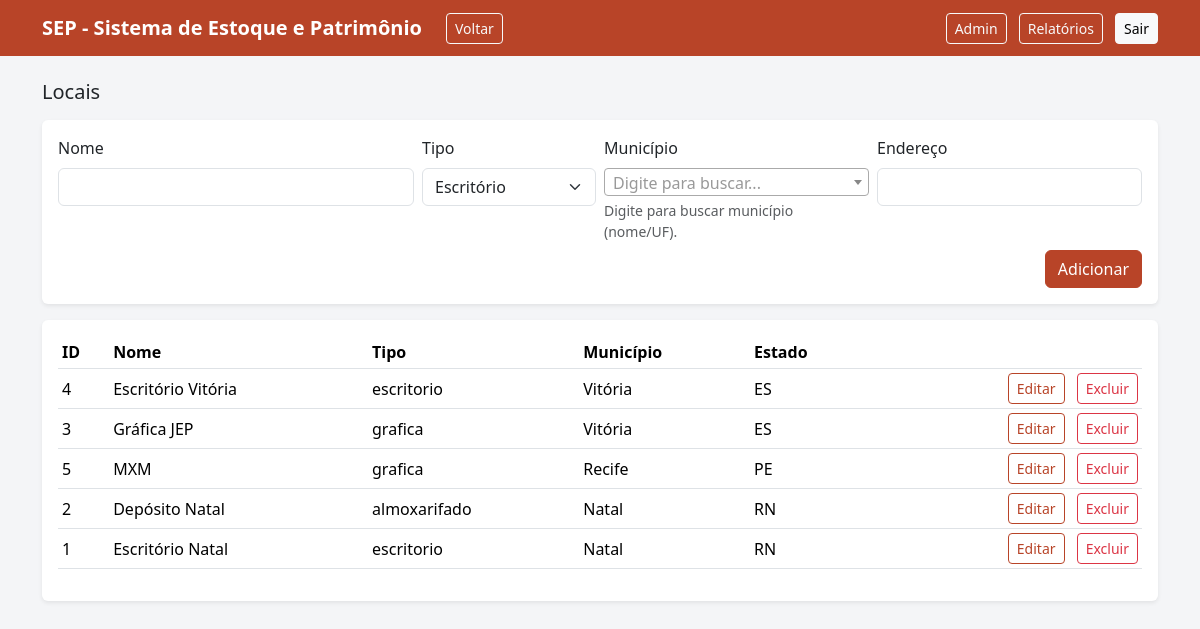
The app's page /admin/locais (signed in) with its own data.
### models.py (models this page shows)
class Local(db.Model):
    __tablename__ = "local"
    id = db.Column(db.Integer, primary_key=True)
    nome = db.Column(db.String(150), nullable=False)
    tipo = db.Column(db.String(50), nullable=False, default="escritorio")  # escritorio, cliente, grafica, almoxarifado, outro
    endereco = db.Column(db.String(250), nullable=True)
    municipio_id = db.Column(db.Integer, db.ForeignKey("municipio.id"), nullable=False)
    observacao = db.Column(db.Text, nullable=True)

class Municipio(db.Model):
    __tablename__ = "municipio"
    id = db.Column(db.Integer, primary_key=True)  # IBGE id if imported
    nome = db.Column(db.String(120), nullable=False)
    estado_id = db.Column(db.Integer, db.ForeignKey("estado.id"), nullable=False)
    locais = db.relationship("Local", backref="municipio", lazy=True)

class Estado(db.Model):
    __tablename__ = "estado"
    id = db.Column(db.Integer, primary_key=True)
    sigla = db.Column(db.String(2), unique=True, nullable=False)
    nome = db.Column(db.String(80), nullable=False)
    municipios = db.relationship("Municipio", backref="estado", lazy=True)

### app.py (the view, shortened to what this page needs)
    @app.route("/admin/locais", methods=["GET", "POST"])
    @admin_required
    def admin_locais():
        locais = (Local.query
                  .join(Municipio, Local.municipio_id == Municipio.id)
                  .join(Estado, Municipio.estado_id == Estado.id)
                  .order_by(Estado.sigla, Municipio.nome, Local.nome)
                  .all())
        return render_template("admin_locais.html", locais=locais)

### templates/admin_locais.html (shortened to what this page needs)
{% extends "base.html" %}
{% block content %}
<h1 class="h5 mb-3">Locais</h1>
<div class="card shadow-sm mb-3">
  <div class="card-body">
    <form method="post" class="row g-2">
      <div class="col-md-4">
        <label class="form-label">Nome</label>
        <input class="form-control" name="nome" required>
      </div>
      <div class="col-md-2">
        <label class="form-label">Tipo</label>
        <select class="form-select" name="tipo">
          <option value="escritorio">Escritório</option>
        </select>
      </div>
      <div class="col-md-3">
        <label class="form-label">Município</label>
<div class="form-text">Digite para buscar município (nome/UF).</div>
      </div>
      <div class="col-md-3">
        <label class="form-label">Endereço</label>
        <input class="form-control" name="endereco">
      </div>
      <div class="col-12 d-grid d-md-flex justify-content-end">
        <button class="btn btn-primary">Adicionar</button>
      </div>
    </form>
  </div>
</div>
<div class="card shadow-sm">
  <div class="card-body">
    <div class="table-responsive">
      <table class="table table-sm align-middle">
        <thead>
          <tr><th>ID</th><th>Nome</th><th>Tipo</th><th>Município</th><th>Estado</th><th></th></tr>
        </thead>
        <tbody>
          {% for l in locais %}
            <tr>
              <td>{{ l.id }}</td>
              <td>{{ l.nome }}</td>
              <td>{{ l.tipo }}</td>
              <td>{{ l.municipio.nome }}</td>
              <td>{{ l.municipio.estado.sigla }}</td>
              <td class="text-end">
                <a class="btn btn-sm btn-outline-primary" href="{{ url_for('admin_local_edit', local_id=l.id) }}">Editar</a>
<form method="post" action="{{ url_for('admin_local_delete', local_id=l.id) }}" class="d-inline" onsubmit="return confirm('Excluir este local?');">
  <button class="btn btn-sm btn-outline-danger ms-2">Excluir</button>
</form>
              </td>
            </tr>
          {% endfor %}
        </tbody>
      </table>
    </div>
  </div>
</div>
{% endblock %}

### templates/base.html (shortened to what this page needs)
<!doctype html>
<html lang="pt-br">
<head>
  <link href="https://cdn.jsdelivr.net/npm/bootstrap@5.3.3/dist/css/bootstrap.min.css" rel="stylesheet">
  <link href="https://cdn.jsdelivr.net/npm/select2@4.1.0-rc.0/dist/css/select2.min.css" rel="stylesheet">
</head>
<body>
<nav class="navbar navbar-expand-lg navbar-dark">
  <div class="container">
    <a class="navbar-brand fw-semibold" href="{{ url_for('index') }}">{{ app_title or "SEP" }}</a>
    <a class="btn btn-sm btn-outline-light ms-2" href="{{ url_for('admin_dashboard') }}" onclick="if (history.length>1) { history.back(); return false; }">Voltar</a>
    <div class="ms-auto">
      {% if session.get('admin_ok') %}
        <a class="btn btn-sm btn-outline-light me-2" href="{{ url_for('admin_dashboard') }}">Admin</a>
        <a class="btn btn-sm btn-outline-light me-2" href="{{ url_for('admin_relatorios') }}">Relatórios</a>
        <a class="btn btn-sm btn-light" href="{{ url_for('admin_logout') }}">Sair</a>
      {% else %}
        <a class="btn btn-sm btn-light" href="{{ url_for('admin_login') }}">Entrar</a>
      {% endif %}
    </div>
  </div>
</nav>
<div class="container my-4">
  {% block content %}{% endblock %}
</div>
</body>
</html>

### templates/base.html (style rules this page uses)
:root { --sep-primary:#B84428; --sep-secondary:#5B91C6; --sep-accent:#E2B353; --sep-bg:#f4f5f7; --sep-dark:#1f2937; }
body { background: var(--sep-bg); }
.navbar { background: var(--sep-primary); }
.btn-primary { background: var(--sep-primary); border-color: var(--sep-primary); }
.btn-outline-primary { border-color: var(--sep-primary); color: var(--sep-primary); }
a { color: var(--sep-secondary); }
.card { border: none; }

### records on screen
Local: id "4", nome "Escritório Vitória", tipo "escritorio", municipio.nome "Vitória", municipio.estado.sigla "ES"
Local: id "3", nome "Gráfica JEP", tipo "grafica", municipio.nome "Vitória", municipio.estado.sigla "ES"
Local: id "5", nome "MXM", tipo "grafica", municipio.nome "Recife", municipio.estado.sigla "PE"
Local: id "2", nome "Depósito Natal", tipo "almoxarifado", municipio.nome "Natal", municipio.estado.sigla "RN"
Local: id "1", nome "Escritório Natal", tipo "escritorio", municipio.nome "Natal", municipio.estado.sigla "RN"

### other values on screen
{{ app_title or "SEP" }} "SEP - Sistema de Estoque e Patrimônio"
